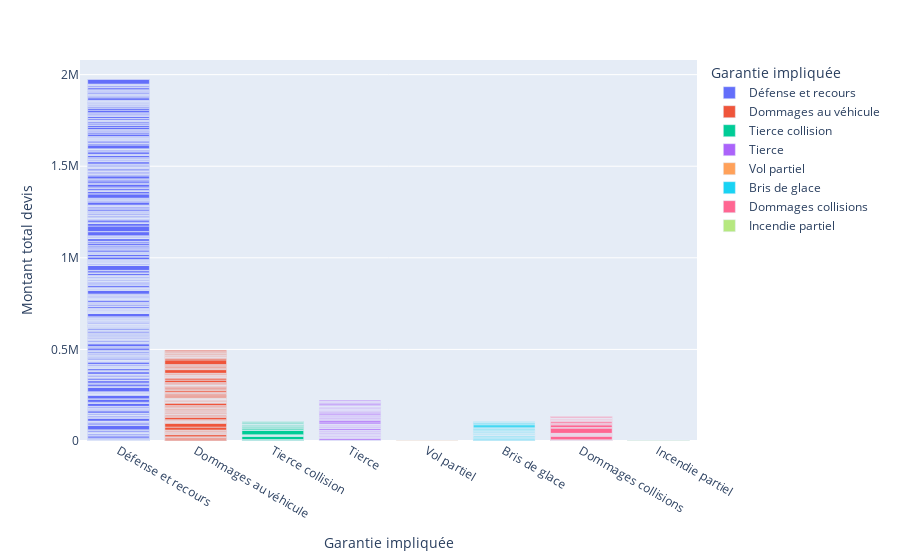

Notebook source saved alongside this figure:
### Code cell
fig = px.bar(df, x='Garantie impliquée', y='Montant total devis', color='Garantie impliquée' )
fig.show()
fig.write_image("../frontend/src/assets/figure_EDA/montant_garantie.png")

### Figure 1 — Plotly figure (JSON) as saved in the notebook; plotly's stock layout.template omitted (floating-point values rounded to 4 significant figures; data arrays with more than 128 entries replaced by an {"elided": "..."} marker saying what was removed)
{"data": [{"alignmentgroup": "True", "hovertemplate": "Garantie impliquée=%{x}<br>Montant total devis=%{y}<extra></extra>", "legendgroup": "Défense et recours ", "marker": {"color": "#636efa"}, "name": "Défense et recours ", "offsetgroup": "Défense et recours ", "orientation": "v", "showlegend": true, "textposition": "auto", "type": "bar", "x": {"elided": "683 str values"}, "xaxis": "x", "y": {"elided": "683 float values"}, "yaxis": "y"}, {"alignmentgroup": "True", "hovertemplate": "Garantie impliquée=%{x}<br>Montant total devis=%{y}<extra></extra>", "legendgroup": "Dommages au véhicule ", "marker": {"color": "#EF553B"}, "name": "Dommages au véhicule ", "offsetgroup": "Dommages au véhicule ", "orientation": "v", "showlegend": true, "textposition": "auto", "type": "bar", "x": {"elided": "174 str values"}, "xaxis": "x", "y": {"elided": "174 float values"}, "yaxis": "y"}, {"alignmentgroup": "True", "hovertemplate": "Garantie impliquée=%{x}<br>Montant total devis=%{y}<extra></extra>", "legendgroup": "Tierce collision ", "marker": {"color": "#00cc96"}, "name": "Tierce collision ", "offsetgroup": "Tierce collision ", "orientation": "v", "showlegend": true, "textposition": "auto", "type": "bar", "x": ["Tierce collision ", "Tierce collision ", "Tierce collision ", "Tierce collision ", "Tierce collision ", "Tierce collision ", "Tierce collision ", "Tierce collision ", "Tierce collision ", "Tierce collision ", "Tierce collision ", "Tierce collision ", "Tierce collision ", "Tierce collision ", "Tierce collision ", "Tierce collision ", "Tierce collision ", "Tierce collision ", "Tierce collision ", "Tierce collision ", "Tierce collision ", "Tierce collision ", "Tierce collision ", "Tierce collision ", "Tierce collision ", "Tierce collision ", "Tierce collision ", "Tierce collision ", "Tierce collision ", "Tierce collision ", "Tierce collision ", "Tierce collision ", "Tierce collision ", "Tierce collision "], "xaxis": "x", "y": [1790.0, 2468.0, 2972.0, 295.9, 700, 17250.0, 1553.0, 2826.0, 1877.0, 492.2, 2450.0, 23000.0, 677.9, 3142.0, 8138.0, 2876.0, 271.4, 1425.0, null, 6056.0, null, 709.4, 2708.0, 2231.0, 4017.0, null, 1803.0, 985.9, null, 1143.0, 5072.0, 1556.0, 4321.0, 1661.0], "yaxis": "y"}, {"alignmentgroup": "True", "hovertemplate": "Garantie impliquée=%{x}<br>Montant total devis=%{y}<extra></extra>", "legendgroup": "Tierce ", "marker": {"color": "#ab63fa"}, "name": "Tierce ", "offsetgroup": "Tierce ", "orientation": "v", "showlegend": true, "textposition": "auto", "type": "bar", "x": ["Tierce ", "Tierce ", "Tierce ", "Tierce ", "Tierce ", "Tierce ", "Tierce ", "Tierce ", "Tierce ", "Tierce ", "Tierce ", "Tierce ", "Tierce ", "Tierce ", "Tierce ", "Tierce ", "Tierce ", "Tierce ", "Tierce ", "Tierce ", "Tierce ", "Tierce ", "Tierce ", "Tierce ", "Tierce ", "Tierce ", "Tierce ", "Tierce ", "Tierce ", "Tierce ", "Tierce ", "Tierce ", "Tierce ", "Tierce ", "Tierce ", "Tierce ", "Tierce ", "Tierce ", "Tierce ", "Tierce ", "Tierce ", "Tierce ", "Tierce ", "Tierce ", "Tierce ", "Tierce ", "Tierce ", "Tierce ", "Tierce ", "Tierce ", "Tierce ", "Tierce ", "Tierce ", "Tierce ", "Tierce ", "Tierce ", "Tierce ", "Tierce ", "Tierce ", "Tierce ", "Tierce ", "Tierce ", "Tierce ", "Tierce ", "Tierce ", "Tierce ", "Tierce ", "Tierce ", "Tierce ", "Tierce ", "Tierce ", "Tierce ", "Tierce ", "Tierce ", "Tierce ", "Tierce ", "Tierce ", "Tierce ", "Tierce ", "Tierce ", "Tierce ", "Tierce ", "Tierce ", "Tierce ", "Tierce ", "Tierce ", "Tierce ", "Tierce ", "Tierce ", "Tierce ", "Tierce ", "Tierce ", "Tierce ", "Tierce ", "Tierce ", "Tierce ", "Tierce ", "Tierce ", "Tierce ", "Tierce "], "xaxis": "x", "y": [1864.0, 1641.0, null, 2369.0, 186.8, 7916.0, 3148.0, null, 565.5, 2393.0, null, 2230.0, 1278.0, 643.4, 4772.0, 369.5, 670.5, 2479.0, 2802.0, 2924.0, 1101.0, 4641.0, 1709.0, 3181.0, null, 948.2, 1357.0, 4552.0, 2340.0, 2305.0, 7566.0, 1461.0, 806.2, 1208.0, null, 4440.0, null, 2091.0, 1046.0, 3904.0, 153.2, 1549.0, 3695.0, null, 3236.0, 1259.0, null, 357.6, 6448.0, 10560.0, 1815.0, 559.0, null, null, null, 3747.0, 2589.0, 1927.0, 4777.0, null, null, 3944.0, 1826.0, 2141.0, null, 2115.0, 3988.0, 1072.0, 6723.0, 2967.0, null, 4968.0, 4758.0, 1287.0, 3279.0, 2821.0, 1522.0, 4642.0, 994.3, 333.8, 4114.0, 1853.0, 3234.0, 2779.0, 675.3, 1748.0, 684.6, 476.9, 936.3, 2084.0, 4593.0, 7692.0, 3546.0, 936.0, 773.1, 1085.0, 1748.0, 3241.0, 813.7, 4703.0], "yaxis": "y"}, {"alignmentgroup": "True", "hovertemplate": "Garantie impliquée=%{x}<br>Montant total devis=%{y}<extra></extra>", "legendgroup": "Vol partiel ", "marker": {"color": "#FFA15A"}, "name": "Vol partiel ", "offsetgroup": "Vol partiel ", "orientation": "v", "showlegend": true, "textposition": "auto", "type": "bar", "x": ["Vol partiel "], "xaxis": "x", "y": [1321.0], "yaxis": "y"}, {"alignmentgroup": "True", "hovertemplate": "Garantie impliquée=%{x}<br>Montant total devis=%{y}<extra></extra>", "legendgroup": "Bris de glace ", "marker": {"color": "#19d3f3"}, "name": "Bris de glace ", "offsetgroup": "Bris de glace ", "orientation": "v", "showlegend": true, "textposition": "auto", "type": "bar", "x": ["Bris de glace ", "Bris de glace ", "Bris de glace ", "Bris de glace ", "Bris de glace ", "Bris de glace ", "Bris de glace ", "Bris de glace ", "Bris de glace ", "Bris de glace ", "Bris de glace ", "Bris de glace ", "Bris de glace ", "Bris de glace ", "Bris de glace ", "Bris de glace ", "Bris de glace ", "Bris de glace ", "Bris de glace ", "Bris de glace ", "Bris de glace ", "Bris de glace ", "Bris de glace ", "Bris de glace ", "Bris de glace ", "Bris de glace ", "Bris de glace ", "Bris de glace ", "Bris de glace ", "Bris de glace ", "Bris de glace ", "Bris de glace ", "Bris de glace ", "Bris de glace ", "Bris de glace ", "Bris de glace ", "Bris de glace ", "Bris de glace ", "Bris de glace ", "Bris de glace ", "Bris de glace ", "Bris de glace ", "Bris de glace ", "Bris de glace ", "Bris de glace ", "Bris de glace ", "Bris de glace ", "Bris de glace ", "Bris de glace ", "Bris de glace ", "Bris de glace ", "Bris de glace ", "Bris de glace ", "Bris de glace ", "Bris de glace ", "Bris de glace ", "Bris de glace ", "Bris de glace "], "xaxis": "x", "y": [859.9, 831.0, null, null, 775.1, null, 1707.0, null, 5082.0, 5274.0, null, 2368.0, 2200.0, null, 3208.0, null, 5057.0, null, 1180.0, 789.5, 1958.0, 1099.0, 748.6, null, 835.1, 2858.0, null, 2102.0, 1462.0, 2795.0, 1360.0, 4337.0, 1574.0, 2621.0, 1803.0, null, 4993.0, null, 817.0, 1354.0, 1155.0, null, null, 6204.0, null, 1178.0, null, 5385.0, 12280.0, 1250.0, 612.2, 5573.0, 6038.0, null, null, 1865.0, 1161.0, null], "yaxis": "y"}, {"alignmentgroup": "True", "hovertemplate": "Garantie impliquée=%{x}<br>Montant total devis=%{y}<extra></extra>", "legendgroup": "Dommages collisions ", "marker": {"color": "#FF6692"}, "name": "Dommages collisions ", "offsetgroup": "Dommages collisions ", "orientation": "v", "showlegend": true, "textposition": "auto", "type": "bar", "x": ["Dommages collisions ", "Dommages collisions ", "Dommages collisions ", "Dommages collisions ", "Dommages collisions ", "Dommages collisions ", "Dommages collisions ", "Dommages collisions ", "Dommages collisions ", "Dommages collisions ", "Dommages collisions ", "Dommages collisions ", "Dommages collisions ", "Dommages collisions ", "Dommages collisions ", "Dommages collisions ", "Dommages collisions ", "Dommages collisions ", "Dommages collisions ", "Dommages collisions ", "Dommages collisions ", "Dommages collisions ", "Dommages collisions ", "Dommages collisions ", "Dommages collisions ", "Dommages collisions ", "Dommages collisions ", "Dommages collisions ", "Dommages collisions ", "Dommages collisions ", "Dommages collisions ", "Dommages collisions ", "Dommages collisions ", "Dommages collisions ", "Dommages collisions ", "Dommages collisions ", "Dommages collisions ", "Dommages collisions ", "Dommages collisions ", "Dommages collisions ", "Dommages collisions ", "Dommages collisions ", "Dommages collisions "], "xaxis": "x", "y": [null, null, 371.9, 1095.0, 2755.0, 645.9, 2010.0, 19310.0, 2784.0, 679.6, 1154.0, null, 4745.0, null, 843.2, 3436.0, 1191.0, 856.3, 28400.0, 3342.0, 14340.0, 2101.0, 5531.0, 530.9, 8697.0, 4214.0, 2181.0, 495.5, 235.3, 1726.0, 1805.0, 3858.0, 1316.0, 3343.0, 1102.0, null, 694.6, 1425.0, null, 326.7, 5318.0, null, 1978.0], "yaxis": "y"}, {"alignmentgroup": "True", "hovertemplate": "Garantie impliquée=%{x}<br>Montant total devis=%{y}<extra></extra>", "legendgroup": "Incendie partiel ", "marker": {"color": "#B6E880"}, "name": "Incendie partiel ", "offsetgroup": "Incendie partiel ", "orientation": "v", "showlegend": true, "textposition": "auto", "type": "bar", "x": ["Incendie partiel ", "Incendie partiel ", "Incendie partiel ", "Incendie partiel "], "xaxis": "x", "y": [922.4, 610.3, 993.4, 2223.0], "yaxis": "y"}], "layout": {"barmode": "relative", "legend": {"title": {"text": "Garantie impliquée"}, "tracegroupgap": 0}, "margin": {"t": 60}, "xaxis": {"anchor": "y", "categoryarray": ["Défense et recours ", "Dommages au véhicule ", "Tierce collision ", "Tierce ", "Vol partiel ", "Bris de glace ", "Dommages collisions ", "Incendie partiel "], "categoryorder": "array", "domain": [0, 1], "title": {"text": "Garantie impliquée"}}, "yaxis": {"anchor": "x", "domain": [0, 1], "title": {"text": "Montant total devis"}}}}
